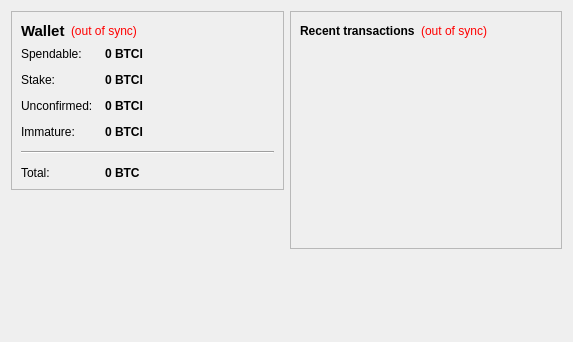
<?xml version="1.0" encoding="UTF-8"?>
<ui version="4.0">
 <class>OverviewPage</class>
 <widget class="QWidget" name="OverviewPage">
  <property name="geometry">
   <rect>
    <x>0</x>
    <y>0</y>
    <width>573</width>
    <height>342</height>
   </rect>
  </property>
  <property name="windowTitle">
   <string>Form</string>
  </property>
  <layout class="QHBoxLayout" name="horizontalLayout" stretch="1,1">
   <item>
    <layout class="QVBoxLayout" name="verticalLayout_2">
     <item>
      <widget class="QFrame" name="frame">
       <property name="frameShape">
        <enum>QFrame::StyledPanel</enum>
       </property>
       <property name="frameShadow">
        <enum>QFrame::Raised</enum>
       </property>
       <layout class="QVBoxLayout" name="verticalLayout_4">
        <item>
         <layout class="QHBoxLayout" name="horizontalLayout_4">
          <item>
           <widget class="QLabel" name="label_5">
            <property name="font">
             <font>
              <pointsize>11</pointsize>
              <weight>75</weight>
              <bold>true</bold>
             </font>
            </property>
            <property name="text">
             <string>Wallet</string>
            </property>
           </widget>
          </item>
          <item>
           <widget class="QLabel" name="labelWalletStatus">
            <property name="toolTip">
             <string>The displayed information may be out of date. Your wallet automatically synchronizes with the BitcoinI network after a connection is established, but this process has not completed yet.</string>
            </property>
            <property name="styleSheet">
             <string notr="true">QLabel { color: red; }</string>
            </property>
            <property name="text">
             <string notr="true">(out of sync)</string>
            </property>
            <property name="alignment">
             <set>Qt::AlignLeading|Qt::AlignLeft|Qt::AlignVCenter</set>
            </property>
           </widget>
          </item>
          <item>
           <spacer name="horizontalSpacer_2">
            <property name="orientation">
             <enum>Qt::Horizontal</enum>
            </property>
            <property name="sizeHint" stdset="0">
             <size>
              <width>40</width>
              <height>20</height>
             </size>
            </property>
           </spacer>
          </item>
         </layout>
        </item>
        <item>
         <layout class="QFormLayout" name="formLayout_2">
          <property name="fieldGrowthPolicy">
           <enum>QFormLayout::AllNonFixedFieldsGrow</enum>
          </property>
          <property name="horizontalSpacing">
           <number>12</number>
          </property>
          <property name="verticalSpacing">
           <number>12</number>
          </property>
          <item row="0" column="0">
           <widget class="QLabel" name="label">
            <property name="text">
             <string>Spendable:</string>
            </property>
           </widget>
          </item>
          <item row="0" column="1">
           <widget class="QLabel" name="labelBalance">
            <property name="font">
             <font>
              <weight>75</weight>
              <bold>true</bold>
             </font>
            </property>
            <property name="cursor">
             <cursorShape>IBeamCursor</cursorShape>
            </property>
            <property name="toolTip">
             <string>Your current spendable balance</string>
            </property>
            <property name="text">
             <string notr="true">0 BTCI</string>
            </property>
            <property name="textInteractionFlags">
             <set>Qt::LinksAccessibleByMouse|Qt::TextSelectableByKeyboard|Qt::TextSelectableByMouse</set>
            </property>
           </widget>
          </item>
          <item row="1" column="0">
           <widget class="QLabel" name="label_6">
            <property name="text">
             <string>Stake:</string>
            </property>
           </widget>
          </item>
          <item row="1" column="1">
           <widget class="QLabel" name="labelStake">
            <property name="font">
             <font>
              <weight>75</weight>
              <bold>true</bold>
             </font>
            </property>
            <property name="cursor">
             <cursorShape>IBeamCursor</cursorShape>
            </property>
            <property name="toolTip">
             <string>Total of coins that was staked, and do not yet count toward the current balance</string>
            </property>
            <property name="text">
             <string notr="true">0 BTCI</string>
            </property>
            <property name="textInteractionFlags">
             <set>Qt::LinksAccessibleByMouse|Qt::TextSelectableByKeyboard|Qt::TextSelectableByMouse</set>
            </property>
           </widget>
          </item>
          <item row="2" column="0">
           <widget class="QLabel" name="label_3">
            <property name="text">
             <string>Unconfirmed:</string>
            </property>
           </widget>
          </item>
          <item row="2" column="1">
           <widget class="QLabel" name="labelUnconfirmed">
            <property name="font">
             <font>
              <weight>75</weight>
              <bold>true</bold>
             </font>
            </property>
            <property name="cursor">
             <cursorShape>IBeamCursor</cursorShape>
            </property>
            <property name="toolTip">
             <string>Total of transactions that have yet to be confirmed, and do not yet count toward the current balance</string>
            </property>
            <property name="text">
             <string notr="true">0 BTCI</string>
            </property>
            <property name="textInteractionFlags">
             <set>Qt::LinksAccessibleByMouse|Qt::TextSelectableByKeyboard|Qt::TextSelectableByMouse</set>
            </property>
           </widget>
          </item>
          <item row="3" column="0">
           <widget class="QLabel" name="labelImmatureText">
            <property name="text">
             <string>Immature:</string>
            </property>
           </widget>
          </item>
          <item row="3" column="1">
           <widget class="QLabel" name="labelImmature">
            <property name="font">
             <font>
              <weight>75</weight>
              <bold>true</bold>
             </font>
            </property>
            <property name="toolTip">
             <string>Mined balance that has not yet matured</string>
            </property>
            <property name="text">
             <string notr="true">0 BTCI</string>
            </property>
            <property name="textInteractionFlags">
             <set>Qt::LinksAccessibleByMouse|Qt::TextSelectableByKeyboard|Qt::TextSelectableByMouse</set>
            </property>
           </widget>
          </item>
          <item row="4" column="0" colspan="2">
           <widget class="Line" name="line">
            <property name="orientation">
             <enum>Qt::Horizontal</enum>
            </property>
           </widget>
          </item>
          <item row="5" column="0">
           <widget class="QLabel" name="labelTotalText">
            <property name="text">
             <string>Total:</string>
            </property>
           </widget>
          </item>
          <item row="5" column="1">
           <widget class="QLabel" name="labelTotal">
            <property name="font">
             <font>
              <weight>75</weight>
              <bold>true</bold>
             </font>
            </property>
            <property name="cursor">
             <cursorShape>IBeamCursor</cursorShape>
            </property>
            <property name="toolTip">
             <string>Your current total balance</string>
            </property>
            <property name="text">
             <string notr="true">0 BTC</string>
            </property>
            <property name="textInteractionFlags">
             <set>Qt::LinksAccessibleByMouse|Qt::TextSelectableByKeyboard|Qt::TextSelectableByMouse</set>
            </property>
           </widget>
          </item>
         </layout>
        </item>
       </layout>
      </widget>
     </item>
     <item>
      <spacer name="verticalSpacer">
       <property name="orientation">
        <enum>Qt::Vertical</enum>
       </property>
       <property name="sizeHint" stdset="0">
        <size>
         <width>20</width>
         <height>40</height>
        </size>
       </property>
      </spacer>
     </item>
    </layout>
   </item>
   <item>
    <layout class="QVBoxLayout" name="verticalLayout_3">
     <item>
      <widget class="QFrame" name="frame_2">
       <property name="frameShape">
        <enum>QFrame::StyledPanel</enum>
       </property>
       <property name="frameShadow">
        <enum>QFrame::Raised</enum>
       </property>
       <layout class="QVBoxLayout" name="verticalLayout">
        <item>
         <layout class="QHBoxLayout" name="horizontalLayout_2">
          <item>
           <widget class="QLabel" name="label_4">
            <property name="text">
             <string>&lt;b&gt;Recent transactions&lt;/b&gt;</string>
            </property>
           </widget>
          </item>
          <item>
           <widget class="QLabel" name="labelTransactionsStatus">
            <property name="toolTip">
             <string>The displayed information may be out of date. Your wallet automatically synchronizes with the BitcoinI network after a connection is established, but this process has not completed yet.</string>
            </property>
            <property name="styleSheet">
             <string notr="true">QLabel { color: red; }</string>
            </property>
            <property name="text">
             <string notr="true">(out of sync)</string>
            </property>
            <property name="alignment">
             <set>Qt::AlignRight|Qt::AlignTrailing|Qt::AlignVCenter</set>
            </property>
           </widget>
          </item>
          <item>
           <spacer name="horizontalSpacer">
            <property name="orientation">
             <enum>Qt::Horizontal</enum>
            </property>
            <property name="sizeHint" stdset="0">
             <size>
              <width>40</width>
              <height>20</height>
             </size>
            </property>
           </spacer>
          </item>
         </layout>
        </item>
        <item>
         <widget class="QListView" name="listTransactions">
          <property name="styleSheet">
           <string notr="true">QListView { background: transparent; }</string>
          </property>
          <property name="frameShape">
           <enum>QFrame::NoFrame</enum>
          </property>
          <property name="verticalScrollBarPolicy">
           <enum>Qt::ScrollBarAlwaysOff</enum>
          </property>
          <property name="horizontalScrollBarPolicy">
           <enum>Qt::ScrollBarAlwaysOff</enum>
          </property>
          <property name="selectionMode">
           <enum>QAbstractItemView::NoSelection</enum>
          </property>
         </widget>
        </item>
       </layout>
      </widget>
     </item>
     <item>
      <spacer name="verticalSpacer_2">
       <property name="orientation">
        <enum>Qt::Vertical</enum>
       </property>
       <property name="sizeHint" stdset="0">
        <size>
         <width>20</width>
         <height>40</height>
        </size>
       </property>
      </spacer>
     </item>
    </layout>
   </item>
  </layout>
 </widget>
 <resources/>
 <connections/>
</ui>
